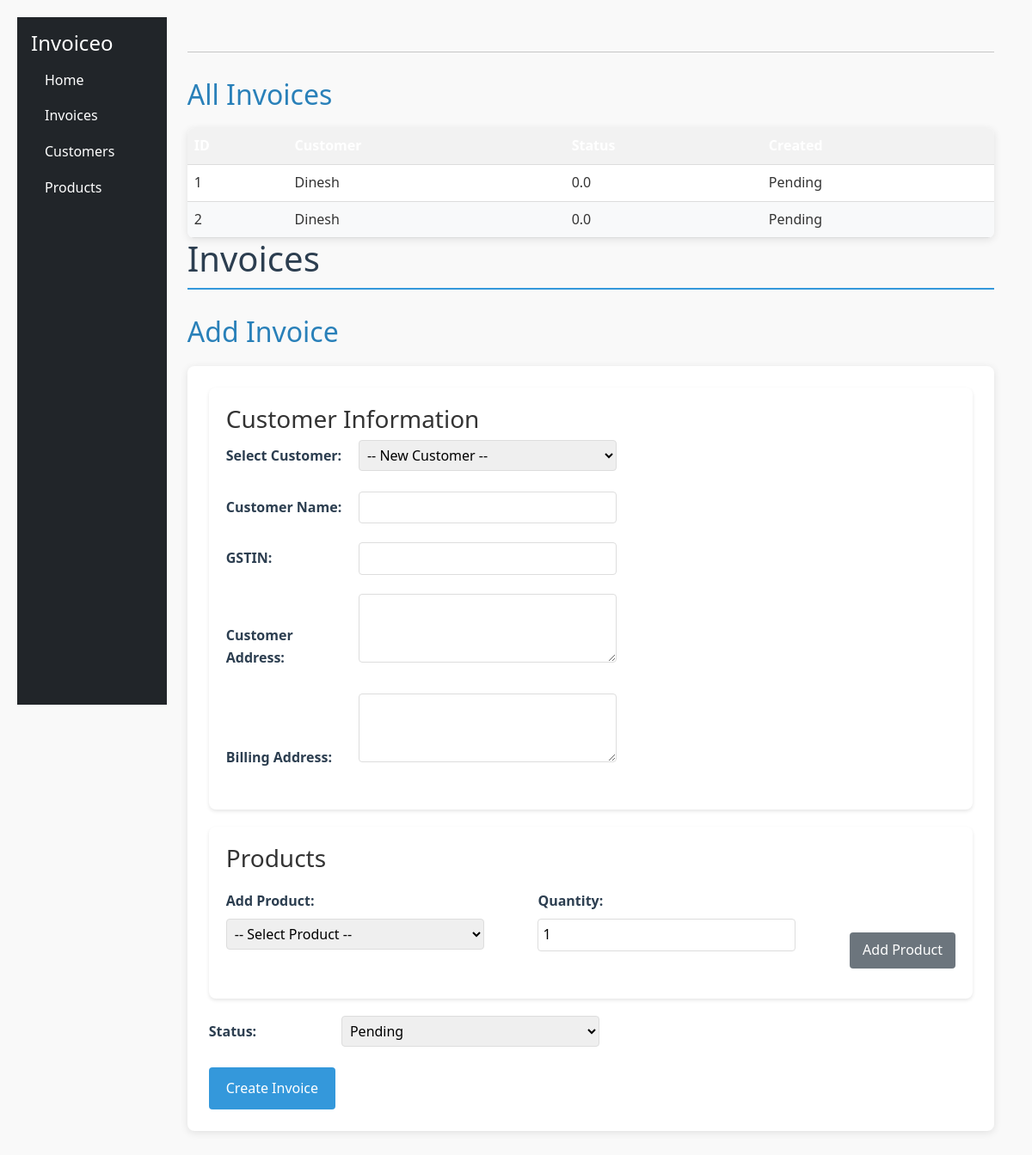
The app's page /invoices, older data.
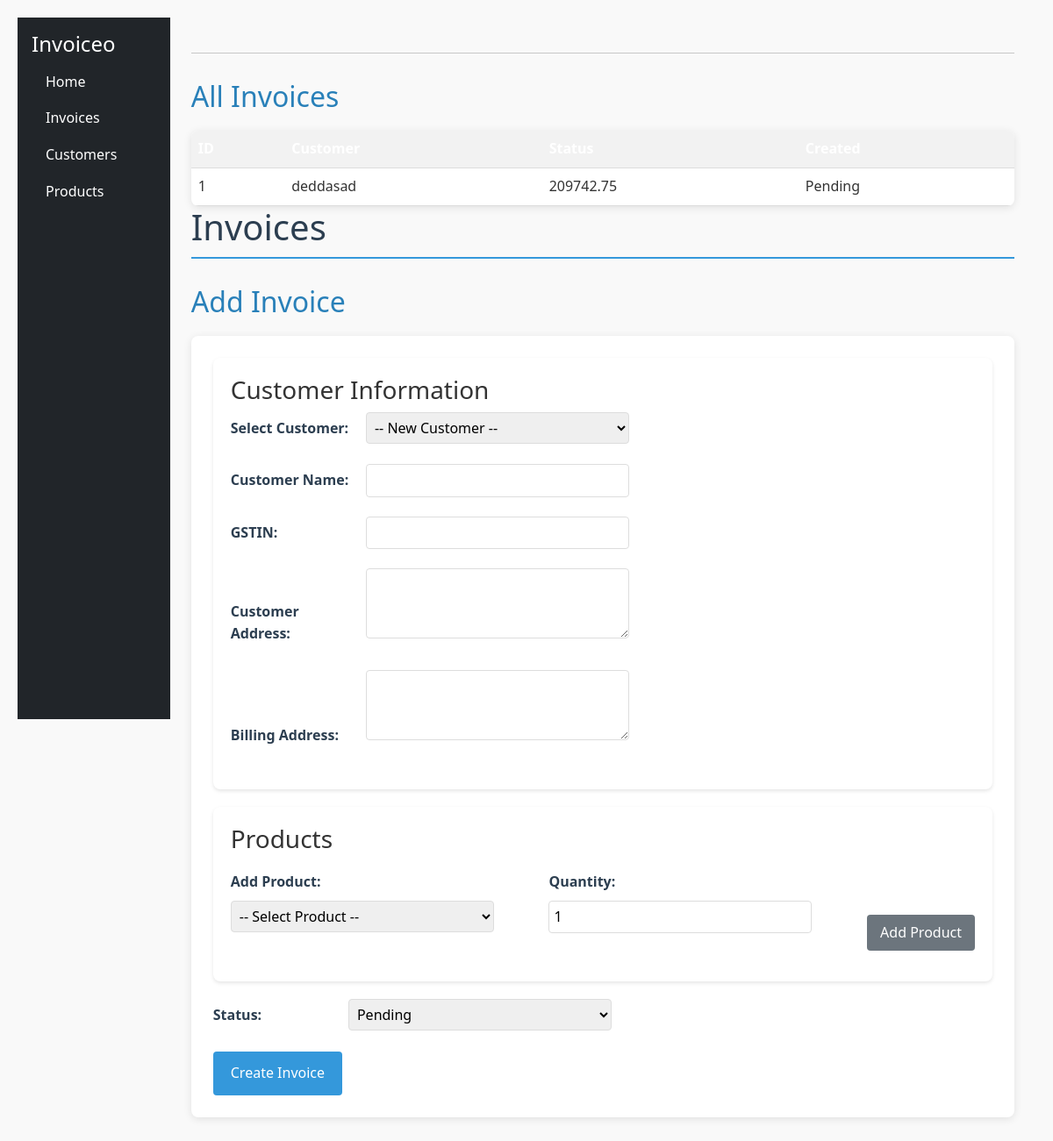
The same page, newer data.
### app.py (models this page shows)
class Invoice(db.Model):
    id = db.Column(db.Integer, primary_key=True)
    customer_name = db.Column(db.String(100), nullable=False)
    customer_gstin = db.Column(db.String(15), nullable=False)
    amount = db.Column(db.Float, nullable=False)
    customer_address = db.Column(db.String(300), nullable=False)
    billing_address = db.Column(db.String(300), nullable=False)
    status = db.Column(db.String(20), default="Pending")
    items = db.relationship('InvoiceItem', backref='invoice', cascade='all, delete-orphan')

### app.py (the view)
@app.route('/invoices')
def invoices():
    return render_template(
        'invoices.html',
        invoices=Invoice.query.all(),
        customers=Customer.query.all(),
        products=Product.query.all()
    )

### templates/invoices.html (shortened to what this page needs)
{% extends 'base.html' %}
{% block content %}
<hr>
<h2>All Invoices</h2>
{% if invoices %}
<table>
    <thead>
        <tr>
            <th>ID</th>
            <th>Customer</th>
            <th>Status</th>
            <th>Created</th>
        </tr>
    </thead>
    <tbody>
    {% for invoice in invoices %}
   <tr>
     <td>{{ invoice.id }}</td>
     <td>{{ invoice.customer_name }}</td>
     <td>{{ invoice.amount }}</td>
     <td>{{ invoice.status }}</td>
   </tr>
{% endfor %}
    </tbody>
</table>
{% else %}
<p>No invoices found.</p>
{% endif %}
<h1>Invoices</h1>
<link rel="stylesheet" href="{{ url_for('static', filename='invoice.css') }}">
<h2>Add Invoice</h2>
<form method="POST" action="/add_invoice">
    <div class="form-section">
        <h3>Customer Information</h3>
        <div class="form-group">
            <label for="customer_id">Select Customer:</label>
            <select name="customer_id" id="customer_id" onchange="fillCustomerDetails()">
                <option value="">-- New Customer --</option>
            </select>
        </div>
        <div class="form-group">
            <label for="customer_name">Customer Name:</label>
            <input type="text" name="customer_name" id="customer_name" required>
        </div>
        <div class="form-group">
            <label for="customer_gstin">GSTIN:</label>
            <input type="text" name="customer_gstin" id="customer_gstin" required>
        </div>
        <div class="form-group">
            <label for="customer_address">Customer Address:</label>
            <textarea name="customer_address" id="customer_address" required></textarea>
        </div>
        <div class="form-group">
            <label for="billing_address">Billing Address:</label>
            <textarea name="billing_address" id="billing_address" required></textarea>
        </div>
    </div>
    <div class="form-section">
        <h3>Products</h3>
        <div class="form-row">
            <div class="form-group">
                <label for="product_select">Add Product:</label>
                <select id="product_select">
                    <option value="">-- Select Product --</option>
                </select>
            </div>
            <div class="form-group">
                <label for="product_quantity">Quantity:</label>
                <input type="number" id="product_quantity" min="1" value="1">
            </div>
            <button type="button" onclick="addProductRow()" class="btn-secondary">Add Product</button>
        </div>
    </div>
    <div class="form-group">
        <label for="status">Status:</label>
        <select name="status" required>
            <option value="Pending">Pending</option>
        </select>
    </div>
    <button type="submit">Create Invoice</button>
</form>
{% endblock %}

### templates/base.html (shortened to what this page needs)
<!DOCTYPE html>
<html lang="en">
<head>
    <link rel="stylesheet" href="https://cdn.jsdelivr.net/npm/bootstrap@5.3.0/dist/css/bootstrap.min.css">
</head>
<body>
    <div class="d-flex">
        <div class="bg-dark text-white p-3" style="width: 200px; height: 100vh;">
            <h4>Invoiceo</h4>
            <ul class="nav flex-column">
                <li class="nav-item"><a href="/" class="nav-link text-white">Home</a></li>
                <li class="nav-item"><a href="/invoices" class="nav-link text-white">Invoices</a></li>
                <li class="nav-item"><a href="/customers" class="nav-link text-white">Customers</a></li>
                <li class="nav-item"><a href="/products" class="nav-link text-white">Products</a></li>
            </ul>
        </div>
        <div class="p-4" style="width: 100%;">
            {% block content %}{% endblock %}
        </div>
    </div>
</body>
</html>

### static/invoice.css (style rules this page uses)
body { font-family: 'Segoe UI', Tahoma, Geneva, Verdana, sans-serif; line-height: 1.6; color: #333; max-width: 1200px; margin: 0 auto; padding: 20px; background-color: #f9f9f9; }
h1, h2 { color: #2c3e50; margin-bottom: 20px; }
h1 { border-bottom: 2px solid #3498db; padding-bottom: 10px; }
h2 { color: #2980b9; margin-top: 30px; }
form { background: white; padding: 25px; border-radius: 8px; box-shadow: 0 2px 10px rgba(0, 0, 0, 0.1); margin-bottom: 30px; }
.form-group { margin-bottom: 20px; }
label { display: block; margin-bottom: 8px; font-weight: 600; color: #2c3e50; }
input[type="text"], input[type="number"], select, textarea { width: 100%; padding: 10px; border: 1px solid #ddd; border-radius: 4px; font-size: 16px; transition: border-color 0.3s; }
textarea { min-height: 80px; resize: vertical; }
button, input[type="submit"] { background-color: #3498db; color: white; border: none; padding: 12px 20px; border-radius: 4px; cursor: pointer; font-size: 16px; transition: background-color 0.3s; }
table { width: 100%; border-collapse: collapse; margin-top: 20px; background: white; box-shadow: 0 2px 10px rgba(0, 0, 0, 0.1); border-radius: 8px; overflow: hidden; }
th, td { padding: 12px 15px; text-align: left; border-bottom: 1px solid #ddd; }
th { background-color: #3498db; color: white; font-weight: 600; }
.form-section { background: white; padding: 20px; border-radius: 8px; box-shadow: 0 2px 4px rgba(0,0,0,0.1); margin-bottom: 20px; }
.form-row { display: flex; gap: 15px; margin-bottom: 15px; }
.form-row .form-group { flex: 1; }
.btn-secondary { background: #6c757d; color: white; border: none; padding: 8px 15px; border-radius: 4px; cursor: pointer; align-self: flex-end; }

### templates/invoices.html (style rules this page uses)
.form-section { background: white; padding: 20px; border-radius: 8px; box-shadow: 0 2px 4px rgba(0,0,0,0.1); margin-bottom: 20px; }
.form-row { display: flex; gap: 15px; margin-bottom: 15px; }
.form-row .form-group { flex: 1; }
.btn-secondary { background: #6c757d; color: white; border: none; padding: 8px 15px; border-radius: 4px; cursor: pointer; align-self: flex-end; }
form div { margin-bottom: 10px; }
label { display: inline-block; width: 150px; }
input[type="text"], input[type="number"], select, textarea { width: 300px; padding: 5px; }
textarea { height: 60px; }
table { width: 100%; border-collapse: collapse; margin-top: 20px; }
th, td { padding: 8px; text-align: left; border-bottom: 1px solid #ddd; }
th { background-color: #f2f2f2; }

Row changes from the older to the newer data that the page shows:
removed Invoice: id "2", customer_name "Dinesh", amount "0.0", status "Pending"
changed Invoice "Pending": customer_name "Dinesh" → "deddasad"; amount "0.0" → "209742.75"
